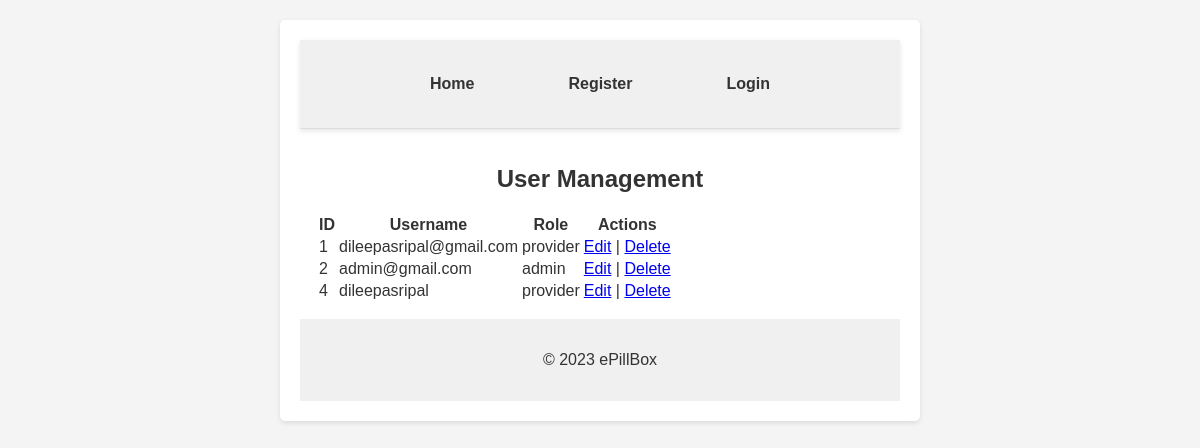
Before: /pages/manage_users.php with the older database file.
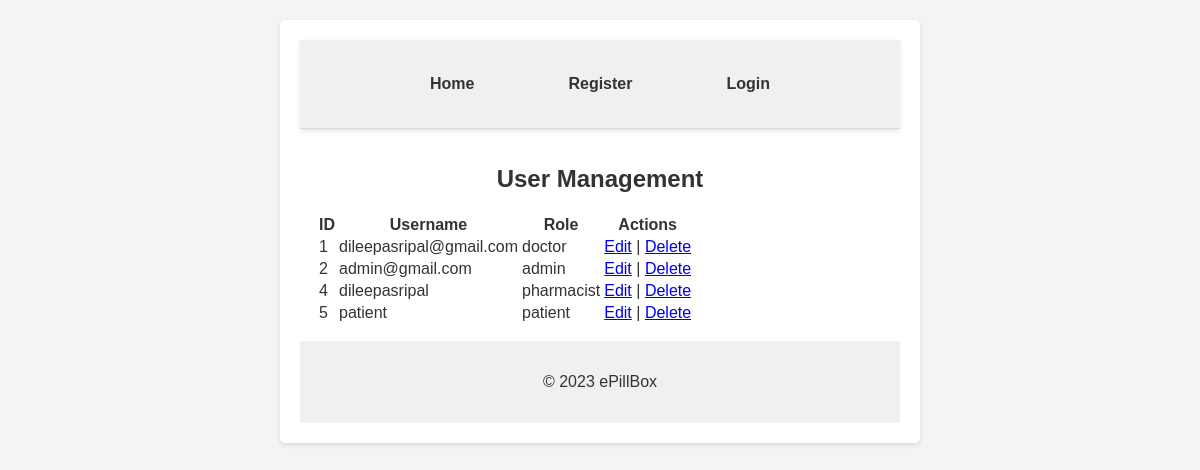
After: the same page with the newer database file.
### tables this page shows
CREATE TABLE IF NOT EXISTS `users` (
  `id` int NOT NULL AUTO_INCREMENT,
  `username` varchar(191) NOT NULL,
  `password` varchar(255) NOT NULL,
  `created_at` timestamp NULL DEFAULT CURRENT_TIMESTAMP,
  `updated_at` timestamp NULL DEFAULT CURRENT_TIMESTAMP ON UPDATE CURRENT_TIMESTAMP,
  `reset_token` varchar(255) DEFAULT NULL,
  `reset_token_expires_at` datetime DEFAULT NULL,
  `role` enum('patient','doctor','pharmacist','admin') NOT NULL DEFAULT 'patient',
  PRIMARY KEY (`id`),
  UNIQUE KEY `email` (`username`)
);

### pages/manage_users.php (the view, shortened to what this page needs)
<div class="container">
<?php
include "../includes/header.php";
include '../includes/db_connect.php';
$sql = "SELECT id, username, role FROM users";
$result = $conn->query($sql);
?>
<h2>User Management</h2>
<table class="table"> <table class="table">
    <thead>
        <tr>
            <th>ID</th>
            <th>Username</th>
            <th>Role</th>
            <th>Actions</th>
        </tr>
    </thead>
    <tbody>
        <?php while ($row = $result->fetch_assoc()) { ?>
            <tr>
                <td><?php echo htmlspecialchars($row["id"]); ?></td>
                <td><?php echo htmlspecialchars($row["username"]); ?></td>
                <td><?php echo htmlspecialchars($row["role"]); ?></td>
                <td>
                    <a href="edit_user.php?id=<?php echo htmlspecialchars($row["id"]); ?>">Edit</a> |
                    <a href="delete_user.php?id=<?php echo htmlspecialchars($row["id"]); ?>" onclick="return confirm('Are you sure you want to delete this user?');">Delete</a>
                </td>
            </tr>
        <?php } ?>
    </tbody>
</table>
<?php
include "../includes/footer.php";
?>
</div>

### includes/header.php (shortened to what this page needs)
<!DOCTYPE html>
<html>
<head>
    <link rel="stylesheet" href="../css/style.css">
</head>
<body>
    <header>
        <nav>
            <ul>
                <li><a href="../index.php">Home</a></li>
                <?php if (isset($_SESSION['id'])) { ?>
                    <li><a href="index.php?page=profile">Profile</a></li>
                    <li><a href="index.php?page=logout">Logout</a></li>
                <?php } else { ?>
                    <li><a href="register.php">Register</a></li>
                    <li><a href="login.php">Login</a></li>
                <?php } ?>
            </ul>
        </nav>
    </header>
    <main>

### includes/footer.php
</main>
    <footer>
        <p>&copy; 2023 ePillBox</p>
    </footer>
    <script src="js/script.js"></script> </body>
</html>

### css/style.css (style rules this page uses)
header { background-color: #f0f0f0; padding: 1rem; }
nav ul { list-style: none; margin: 10; padding: 0; list-style: none; margin: 10; padding: 0; display: flex; justify-content: center; }
nav li { display: inline; margin-right: 1rem; margin: 10 35px; }
main { padding: 1rem; }
footer { text-align: center; padding: 1rem; background-color: #f0f0f0; }
body { font-family: sans-serif; margin: 0; padding: 0; background-color: #f4f4f4; color: #333; }
.container { width: 80%; max-width: 600px; margin: 20px auto; padding: 20px; background-color: #fff; border-radius: 5px; box-shadow: 0 2px 5px rgba(0, 0, 0, 0.1); }
h2 { text-align: center; margin-bottom: 20px; }
header { background-color: #f0f0f0; padding: 15px 0; box-shadow: 0 2px 5px rgba(0, 0, 0, 0.1); }
nav a { text-decoration: none; color: #333; font-weight: bold; }
header { border-bottom: 1px solid #ddd; }
nav a { padding: 8px 12px; border-radius: 5px; transition: background-color 0.3s; }

Changed rows visible on the page:
changed users "dileepasripal@gmail.com": role "provider" → "doctor"
changed users "dileepasripal": role "provider" → "pharmacist"
added users: id "5", username "patient", role "patient"
